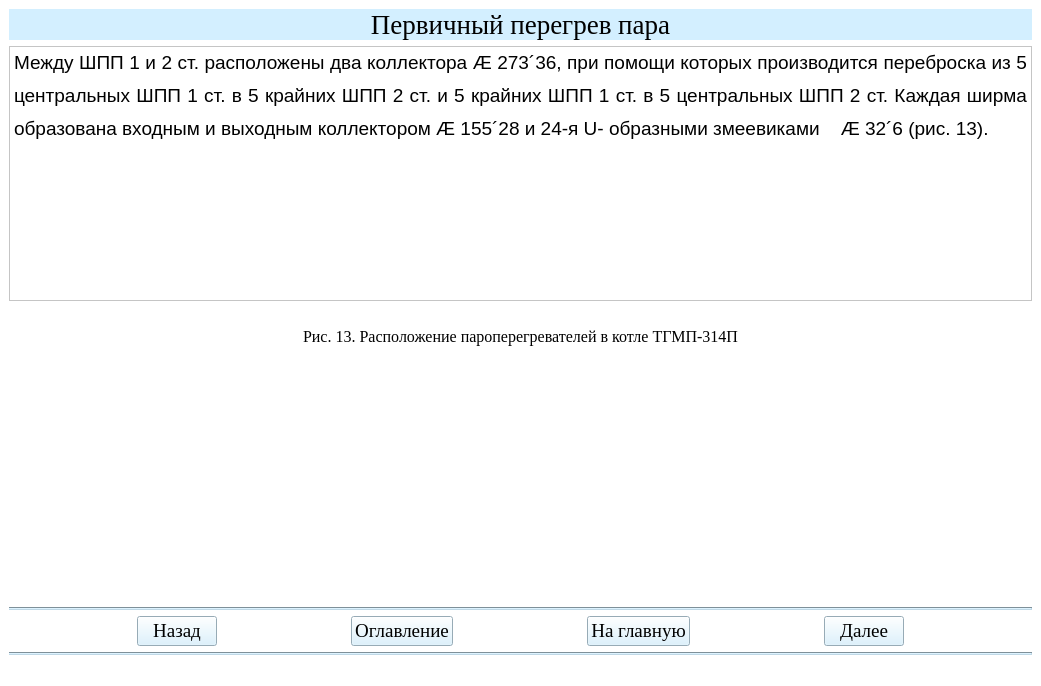
<?xml version="1.0" encoding="UTF-8"?>
<ui version="4.0">
 <class>Teoria19Window</class>
 <widget class="QMainWindow" name="Teoria19Window">
  <property name="geometry">
   <rect>
    <x>0</x>
    <y>0</y>
    <width>1041</width>
    <height>686</height>
   </rect>
  </property>
  <property name="windowTitle">
   <string>АУК</string>
  </property>
  <property name="styleSheet">
   <string notr="true">background-color: rgb(255, 255, 255);</string>
  </property>
  <widget class="QWidget" name="centralwidget">
   <layout class="QGridLayout" name="gridLayout">
    <item row="2" column="0">
     <widget class="QLabel" name="label_2">
      <property name="text">
       <string/>
      </property>
      <property name="pixmap">
       <pixmap>рис13.png</pixmap>
      </property>
      <property name="alignment">
       <set>Qt::AlignCenter</set>
      </property>
     </widget>
    </item>
    <item row="1" column="0">
     <widget class="QTextBrowser" name="textBrowser">
      <property name="html">
       <string>&lt;!DOCTYPE HTML PUBLIC &quot;-//W3C//DTD HTML 4.0//EN&quot; &quot;http://www.w3.org/TR/REC-html40/strict.dtd&quot;&gt;
&lt;html&gt;&lt;head&gt;&lt;meta name=&quot;qrichtext&quot; content=&quot;1&quot; /&gt;&lt;style type=&quot;text/css&quot;&gt;
p, li { white-space: pre-wrap; }
&lt;/style&gt;&lt;/head&gt;&lt;body style=&quot; font-family:'MS Shell Dlg 2'; font-size:8.25pt; font-weight:400; font-style:normal;&quot;&gt;
&lt;p align=&quot;justify&quot; style=&quot; margin-top:12px; margin-bottom:0px; margin-left:0px; margin-right:0px; -qt-block-indent:0; text-indent:0px; line-height:150%;&quot;&gt;&lt;span style=&quot; font-family:'Times New Roman,serif'; font-size:14pt;&quot;&gt;Между ШПП 1 и 2 ст. расположены два коллектора &lt;/span&gt;&lt;span style=&quot; font-family:'Symbol'; font-size:14pt;&quot;&gt;Æ&lt;/span&gt;&lt;span style=&quot; font-family:'Times New Roman,serif'; font-size:14pt;&quot;&gt; 273&lt;/span&gt;&lt;span style=&quot; font-family:'Symbol'; font-size:14pt;&quot;&gt;´&lt;/span&gt;&lt;span style=&quot; font-family:'Times New Roman,serif'; font-size:14pt;&quot;&gt;36, при помощи которых производится переброска из 5 центральных ШПП 1 ст. в 5 крайних ШПП 2 ст. и 5 крайних ШПП 1 ст. в 5 центральных ШПП 2 ст. Каждая ширма образована входным и выходным коллектором &lt;/span&gt;&lt;span style=&quot; font-family:'Symbol'; font-size:14pt;&quot;&gt;Æ&lt;/span&gt;&lt;span style=&quot; font-family:'Times New Roman,serif'; font-size:14pt;&quot;&gt; 155&lt;/span&gt;&lt;span style=&quot; font-family:'Symbol'; font-size:14pt;&quot;&gt;´&lt;/span&gt;&lt;span style=&quot; font-family:'Times New Roman,serif'; font-size:14pt;&quot;&gt;28 и 24-я U- образными змеевиками    &lt;/span&gt;&lt;span style=&quot; font-family:'Symbol'; font-size:14pt;&quot;&gt;Æ&lt;/span&gt;&lt;span style=&quot; font-family:'Times New Roman,serif'; font-size:14pt;&quot;&gt; 32&lt;/span&gt;&lt;span style=&quot; font-family:'Symbol'; font-size:14pt;&quot;&gt;´&lt;/span&gt;&lt;span style=&quot; font-family:'Times New Roman,serif'; font-size:14pt;&quot;&gt;6 (рис. 13).&lt;/span&gt;&lt;span style=&quot; font-size:8pt;&quot;&gt; &lt;/span&gt;&lt;/p&gt;&lt;/body&gt;&lt;/html&gt;</string>
      </property>
     </widget>
    </item>
    <item row="3" column="0">
     <widget class="QLabel" name="label">
      <property name="font">
       <font>
        <family>Times New Roman</family>
        <pointsize>12</pointsize>
       </font>
      </property>
      <property name="text">
       <string>Рис. 13. Расположение пароперегревателей в котле ТГМП-314П</string>
      </property>
      <property name="alignment">
       <set>Qt::AlignCenter</set>
      </property>
     </widget>
    </item>
    <item row="7" column="0">
     <widget class="Line" name="line_2">
      <property name="styleSheet">
       <string notr="true">background-color: rgb(191, 216, 230);</string>
      </property>
      <property name="orientation">
       <enum>Qt::Horizontal</enum>
      </property>
     </widget>
    </item>
    <item row="6" column="0">
     <layout class="QHBoxLayout" name="horizontalLayout">
      <item>
       <spacer name="horizontalSpacer_2">
        <property name="orientation">
         <enum>Qt::Horizontal</enum>
        </property>
        <property name="sizeHint" stdset="0">
         <size>
          <width>40</width>
          <height>20</height>
         </size>
        </property>
       </spacer>
      </item>
      <item>
       <widget class="QPushButton" name="btn_return19">
        <property name="sizePolicy">
         <sizepolicy hsizetype="Minimum" vsizetype="Fixed">
          <horstretch>0</horstretch>
          <verstretch>0</verstretch>
         </sizepolicy>
        </property>
        <property name="font">
         <font>
          <family>Times New Roman</family>
          <pointsize>14</pointsize>
          <weight>50</weight>
          <bold>false</bold>
         </font>
        </property>
        <property name="styleSheet">
         <string notr="true">background-color: rgb(211, 239, 255);
color: rgb(0, 0, 0);</string>
        </property>
        <property name="text">
         <string>Назад</string>
        </property>
       </widget>
      </item>
      <item>
       <spacer name="horizontalSpacer_5">
        <property name="orientation">
         <enum>Qt::Horizontal</enum>
        </property>
        <property name="sizeHint" stdset="0">
         <size>
          <width>40</width>
          <height>20</height>
         </size>
        </property>
       </spacer>
      </item>
      <item>
       <widget class="QPushButton" name="btn_oglavlenie19">
        <property name="font">
         <font>
          <family>Times New Roman</family>
          <pointsize>14</pointsize>
         </font>
        </property>
        <property name="styleSheet">
         <string notr="true">background-color: rgb(211, 239, 255);
color: rgb(0, 0, 0);</string>
        </property>
        <property name="text">
         <string>Оглавление</string>
        </property>
       </widget>
      </item>
      <item>
       <spacer name="horizontalSpacer">
        <property name="orientation">
         <enum>Qt::Horizontal</enum>
        </property>
        <property name="sizeHint" stdset="0">
         <size>
          <width>40</width>
          <height>20</height>
         </size>
        </property>
       </spacer>
      </item>
      <item>
       <widget class="QPushButton" name="btn_glavnaya19">
        <property name="font">
         <font>
          <family>Times New Roman</family>
          <pointsize>14</pointsize>
          <weight>50</weight>
          <bold>false</bold>
         </font>
        </property>
        <property name="styleSheet">
         <string notr="true">background-color: rgb(211, 239, 255);
color: rgb(0, 0, 0);</string>
        </property>
        <property name="text">
         <string>На главную</string>
        </property>
       </widget>
      </item>
      <item>
       <spacer name="horizontalSpacer_3">
        <property name="orientation">
         <enum>Qt::Horizontal</enum>
        </property>
        <property name="sizeHint" stdset="0">
         <size>
          <width>40</width>
          <height>20</height>
         </size>
        </property>
       </spacer>
      </item>
      <item>
       <widget class="QPushButton" name="btn_dalee19">
        <property name="font">
         <font>
          <family>Times New Roman</family>
          <pointsize>14</pointsize>
          <weight>50</weight>
          <bold>false</bold>
         </font>
        </property>
        <property name="styleSheet">
         <string notr="true">background-color: rgb(211, 239, 255);
color: rgb(0, 0, 0);</string>
        </property>
        <property name="text">
         <string>Далее</string>
        </property>
       </widget>
      </item>
      <item>
       <spacer name="horizontalSpacer_4">
        <property name="orientation">
         <enum>Qt::Horizontal</enum>
        </property>
        <property name="sizeHint" stdset="0">
         <size>
          <width>40</width>
          <height>20</height>
         </size>
        </property>
       </spacer>
      </item>
     </layout>
    </item>
    <item row="5" column="0">
     <widget class="Line" name="line">
      <property name="styleSheet">
       <string notr="true">background-color: rgb(191, 216, 230);</string>
      </property>
      <property name="orientation">
       <enum>Qt::Horizontal</enum>
      </property>
     </widget>
    </item>
    <item row="0" column="0">
     <widget class="QLabel" name="label_3">
      <property name="font">
       <font>
        <family>Times New Roman</family>
        <pointsize>20</pointsize>
       </font>
      </property>
      <property name="styleSheet">
       <string notr="true">background-color: rgb(211, 239, 255);</string>
      </property>
      <property name="text">
       <string>Первичный перегрев пара</string>
      </property>
      <property name="alignment">
       <set>Qt::AlignCenter</set>
      </property>
     </widget>
    </item>
    <item row="4" column="0">
     <spacer name="verticalSpacer">
      <property name="orientation">
       <enum>Qt::Vertical</enum>
      </property>
      <property name="sizeHint" stdset="0">
       <size>
        <width>20</width>
        <height>40</height>
       </size>
      </property>
     </spacer>
    </item>
   </layout>
  </widget>
  <widget class="QStatusBar" name="statusbar"/>
 </widget>
 <resources/>
 <connections/>
</ui>
